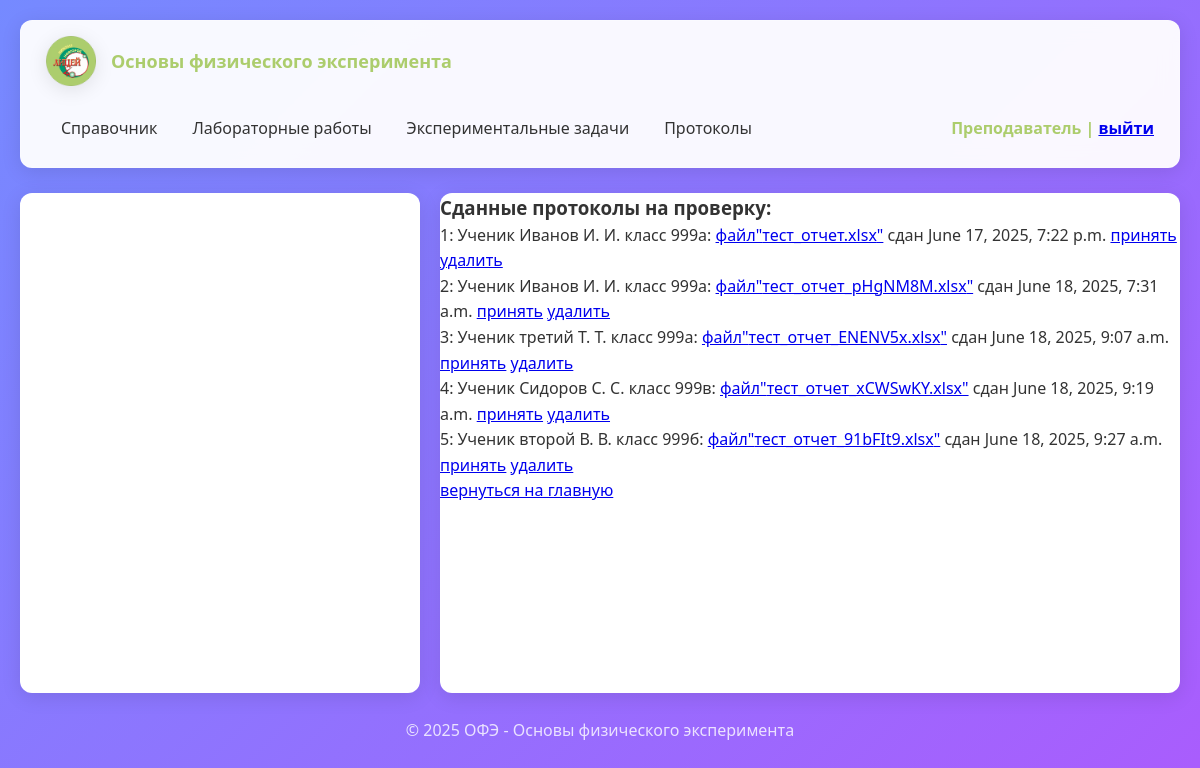
Page /protocols_accept/ (signed in) on the earlier database version.
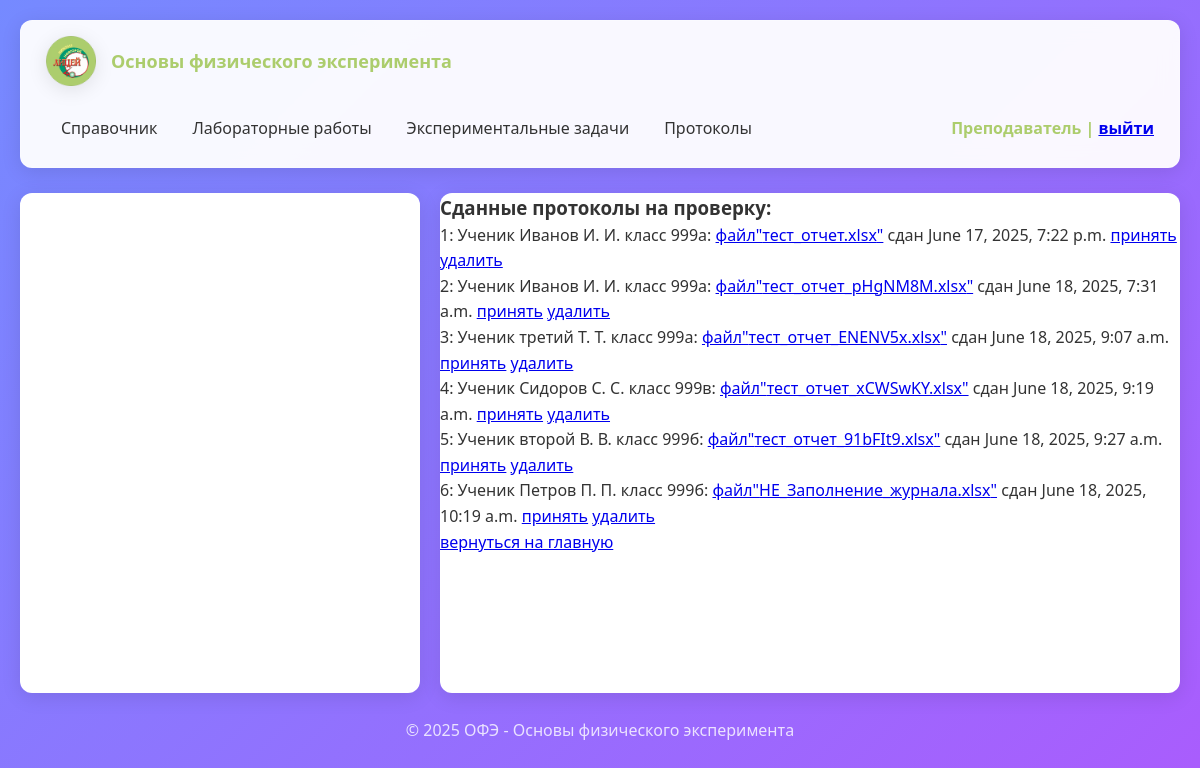
Same page on the later database version.
### lab/models.py (models this page shows, shortened)
class Protocol(models.Model):
    work = models.ForeignKey(Work, verbose_name='Лабораторная работа', on_delete=models.CASCADE, related_name='protocols')
    author = models.ForeignKey(Student, verbose_name='Ученик', on_delete=models.CASCADE, related_name='protocols')
    name = models.CharField(max_length=100)
    file = models.FileField(upload_to='uploads/')
    time_create = models.DateTimeField(auto_now_add=True, verbose_name='Сдано')
    accepted = models.BooleanField(default=False, verbose_name='Подтверждение')
    def get_file_name(self):
        return self.file.name[8:]
    class Meta:
        verbose_name = 'Отчет по лабораторной работе'
        verbose_name_plural = 'Отчеты по лабораторной работе'

class Student(models.Model):
    grade = models.ForeignKey(Grade, verbose_name='класс', on_delete=models.CASCADE, related_name='students')
    label = models.ForeignKey(Letter,  verbose_name='литер', on_delete=models.CASCADE, related_name='students', blank=True)
    first_name = models.CharField(verbose_name='Имя', max_length=50)
    second_name = models.CharField(verbose_name='Отчество', max_length=50)
    last_name = models.CharField(verbose_name='Фамилия', max_length=50)
    def get_grade(self):
        return f'{self.grade.name}{self.label.name}'
    class Meta:
        verbose_name = 'Ученик'
        verbose_name_plural = 'Ученики'
    def __str__(self):
        return f'{self.last_name} {self.first_name[0].upper()}. {self.second_name[0].upper()}.'

class Grade(models.Model):
    name = models.IntegerField(verbose_name='класс')
    class Meta:
        verbose_name = 'Класс'
        verbose_name_plural = 'Классы'

class Letter(models.Model):
    name = models.CharField(max_length=5, verbose_name='литер')
    class Meta:
        verbose_name = 'Литер'
        verbose_name_plural = 'Литеры'

### lab/views.py (the view)
# urls.py: path('protocols_accept/', views.Accept_protokols.as_view(), name='protocols_accept'),
class Accept_protokols(generic.View):
    def get(self, request, **kwargs):
        context = self.get_context_data(**kwargs)
        return render(request=request,
                      template_name='lab/accept_protocols.html',
                      context=context)
    def get_queryset(self, **kwargs):
        return models.Protocol.objects.filter(accepted=False)
    def get_context_data(self, **kwargs):
        return {
            'protocols': self.get_queryset(**kwargs)
        }

### templates/lab/accept_protocols.html (shortened to what this page needs)
{% extends "base.html" %}
{% load static %}
{% block content%}
    {% if request.user.is_authenticated %}
        <h3>Сданные протоколы на проверку:</h3>
        {% if protocols %}
            {% for protocol in protocols %}
                <p>
                    {{ forloop.counter }}: Ученик {{ protocol.author }} класс {{protocol.author.get_grade}}:
                    <a href="{% url 'lab:download' pk=protocol.id %}">файл"{{ protocol.get_file_name }}"</a>
                    сдан {{protocol.time_create}}
                    <a href="{% url 'lab:protocol_edit' pk=protocol.id %}">принять</a>
                    <a href="{% url 'lab:protocol_delete' pk=protocol.id %}">удалить</a>
                </p>
            {% endfor %}
        {% else %}
            <p>Пока небыло отправлено ни одного протокола на проверку!!!</p>
            <p><img class="main-img" src="{% static 'image/hnik_hnik.jpg' %}" alt="Класная картинка" width="30%"></p>
        {% endif %}
    {% else %}
        <p>Просмотр сданных протоколов доступен только авторизированному преподователю!!!!</p>
    {% endif %}
    <a href="{% url 'lab:mainpage' %}">вернуться на главную</a>
{% endblock%}

Differences in the rows shown:
added Protocol: author "Петров П. П.", author.get_grade "999б", get_file_name "НЕ_Заполнение_журнала.xlsx", time_create "June 18, 2025, 10:19 a.m."
